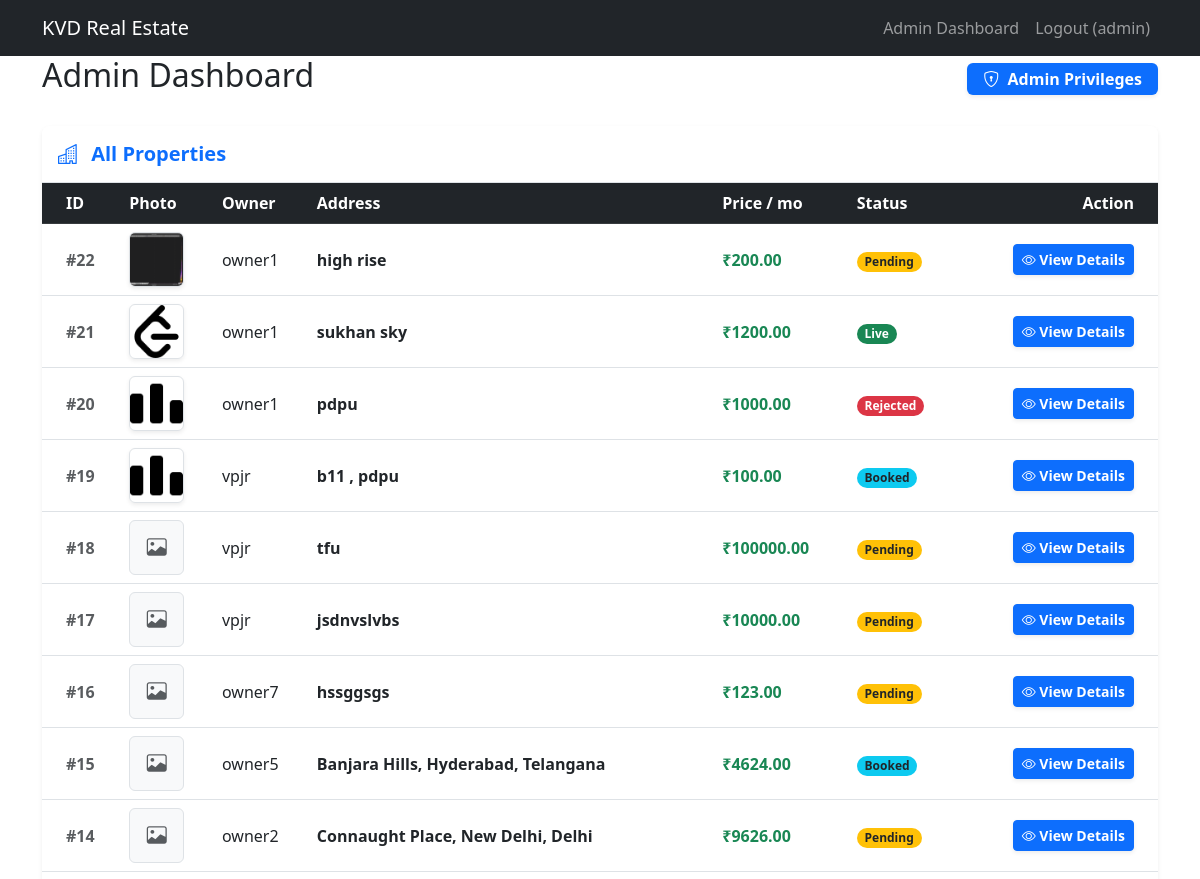
The page /dashboard/ (signed in, upper part) on the database as committed earlier.
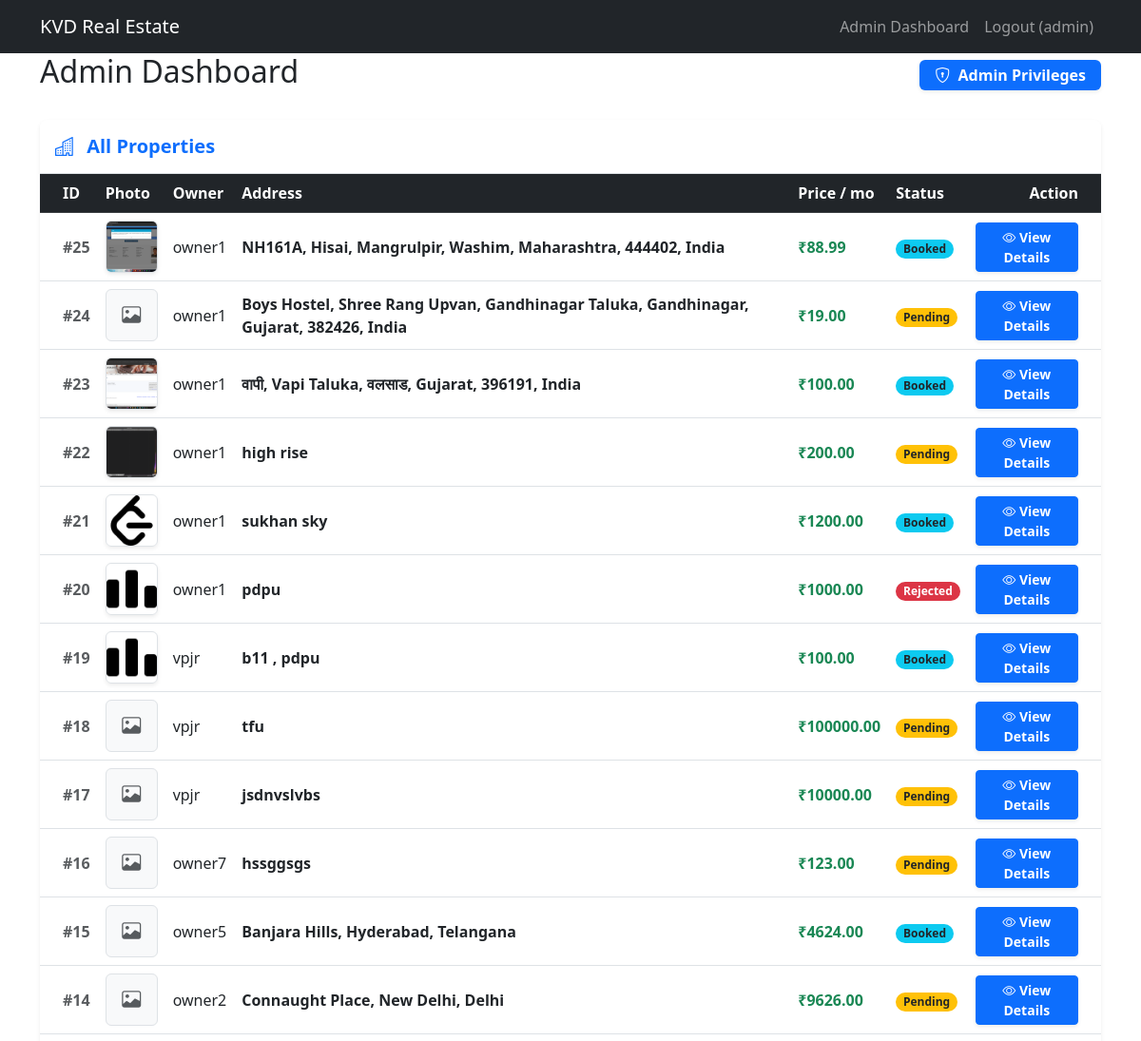
The same page on the database as committed later.
### real_estate_app/models.py (models this page shows, shortened)
class Property(models.Model):
    STATUS_CHOICES = (
        ('Pending', 'Pending'),
        ('Live', 'Live'),
        ('Booked', 'Booked'),
        ('Rejected', 'Rejected'),
    )
    property_id = models.AutoField(primary_key=True)
    owner = models.ForeignKey(User, on_delete=models.CASCADE, related_name='properties')
    address = models.TextField()
    latitude = models.FloatField(blank=True, null=True)
    longitude = models.FloatField(blank=True, null=True)
    price = models.DecimalField(max_digits=10, decimal_places=2)
    photo = models.ImageField(upload_to='property_photos/', blank=True, null=True)
    status = models.CharField(max_length=10, choices=STATUS_CHOICES, default='Pending')

class User(AbstractUser):
    phone_regex = RegexValidator(regex=r'^\+?1?\d{9,15}$', message="Phone number must be entered in the format: '+999999999'. Up to 15 digits allowed.")
    phone_number = models.CharField(validators=[phone_regex], max_length=17, blank=True)
    pincode_regex = RegexValidator(regex=r'^[1-9][0-9]{5}$', message="Please enter a valid 6-digit Indian pincode.")
    pincode = models.CharField(validators=[pincode_regex], max_length=6, blank=True)
    kyc_status = models.BooleanField(default=False)
    is_admin = models.BooleanField(default=False)
    is_owner = models.BooleanField(default=False)
    is_seeker = models.BooleanField(default=False)

### real_estate_app/views.py (the view)
# urls.py: path('dashboard/', views.dashboard, name='dashboard'),
@login_required
def dashboard(request):
    if request.user.is_admin or request.user.is_superuser:
        properties = Property.objects.all().order_by('-property_id')
        return render(request, 'real_estate_app/admin_dashboard.html', {'properties': properties})
    elif request.user.is_owner:
        properties = Property.objects.filter(owner=request.user).order_by('-property_id')
        return render(request, 'real_estate_app/owner_dashboard.html', {'properties': properties})
    elif request.user.is_seeker:
        bookings = Booking.objects.filter(seeker=request.user)
        return render(request, 'real_estate_app/seeker_dashboard.html', {'bookings': bookings})
    else:
        return render(request, 'real_estate_app/dashboard.html')

### templates/real_estate_app/admin_dashboard.html (shortened to what this page needs)
{% extends 'base.html' %}
{% block content %}
<div class="row">
    <div class="col-12">
        <div class="d-flex justify-content-between align-items-center mb-4">
            <h2>Admin Dashboard</h2>
            <span class="badge bg-primary fs-6 py-2 px-3 shadow-sm"><i class="bi bi-shield-lock me-1"></i> Admin
                Privileges</span>
        </div>
        <div class="card p-0 shadow-sm border-0 rounded-3 overflow-hidden">
            <div class="card-header bg-white border-bottom py-3">
                <h5 class="text-primary mb-0 fw-bold"><i class="bi bi-buildings me-2"></i> All Properties</h5>
            </div>
            <div class="table-responsive">
                <table class="table table-hover align-middle mb-0">
                    <thead class="table-dark">
                        <tr>
                            <th class="ps-4">ID</th>
                            <th>Photo</th>
                            <th>Owner</th>
                            <th>Address</th>
                            <th>Price / mo</th>
                            <th>Status</th>
                            <th class="pe-4 text-end">Action</th>
                        </tr>
                    </thead>
                    <tbody class="border-top-0">
                        {% for property in properties %}
                        <tr>
                            <td class="ps-4 text-muted fw-bold">#{{ property.property_id }}</td>
                            <td>
                                {% if property.photo %}
                                <img src="{{ property.photo.url }}" alt="Property photo"
                                    style="width: 55px; height: 55px; object-fit: cover;"
                                    class="rounded border shadow-sm">
                                {% else %}
                                <div class="bg-light rounded border d-flex align-items-center justify-content-center text-muted"
                                    style="width: 55px; height: 55px;">
                                    <i class="bi bi-image fs-5"></i>
                                </div>
                                {% endif %}
                            </td>
                            <td>{{ property.owner.username }}</td>
                            <td class="fw-bold">{{ property.address }}</td>
                            <td><span class="text-success fw-bold">₹{{ property.price }}</span></td>
                            <td>
                                <span
                                    class="badge rounded-pill {% if property.status == 'Pending' %}bg-warning text-dark{% elif property.status == 'Live' %}bg-success{% elif property.status == 'Rejected' %}bg-danger{% elif property.status == 'Booked' %}bg-info text-dark{% else %}bg-secondary{% endif %}">
                                    {{ property.status }}
                                </span>
                            </td>
                            <td class="pe-4 text-end">
                                <a href="{% url 'admin_property_detail' property.property_id %}" class="btn btn-sm btn-primary shadow-sm fw-bold">
                                    <i class="bi bi-eye"></i> View Details
                                </a>
                            </td>
                        </tr>
                        {% endfor %}
                    </tbody>
                </table>
            </div>
        </div>
    </div>
        </div>
    </div>
{% endblock %}

Rows that differ between the two databases and show on the page:
added Property: property_id "25", photo (picture), owner.username "owner1", address "NH161A, Hisai, Mangrulpir, Washim, Maharashtra, 444402, India", price "88.99", status "Booked"
added Property: property_id "24", owner.username "owner1", address "Boys Hostel, Shree Rang Upvan, Gandhinagar Taluka, Gandhinagar, Gujarat, 382426, India", price "19.00", status "Pending"
added Property: property_id "23", photo (picture), owner.username "owner1", address "वापी, Vapi Taluka, वलसाड, Gujarat, 396191, India", price "100.00", status "Booked"
changed Property "sukhan sky": status "Live" → "Booked"
